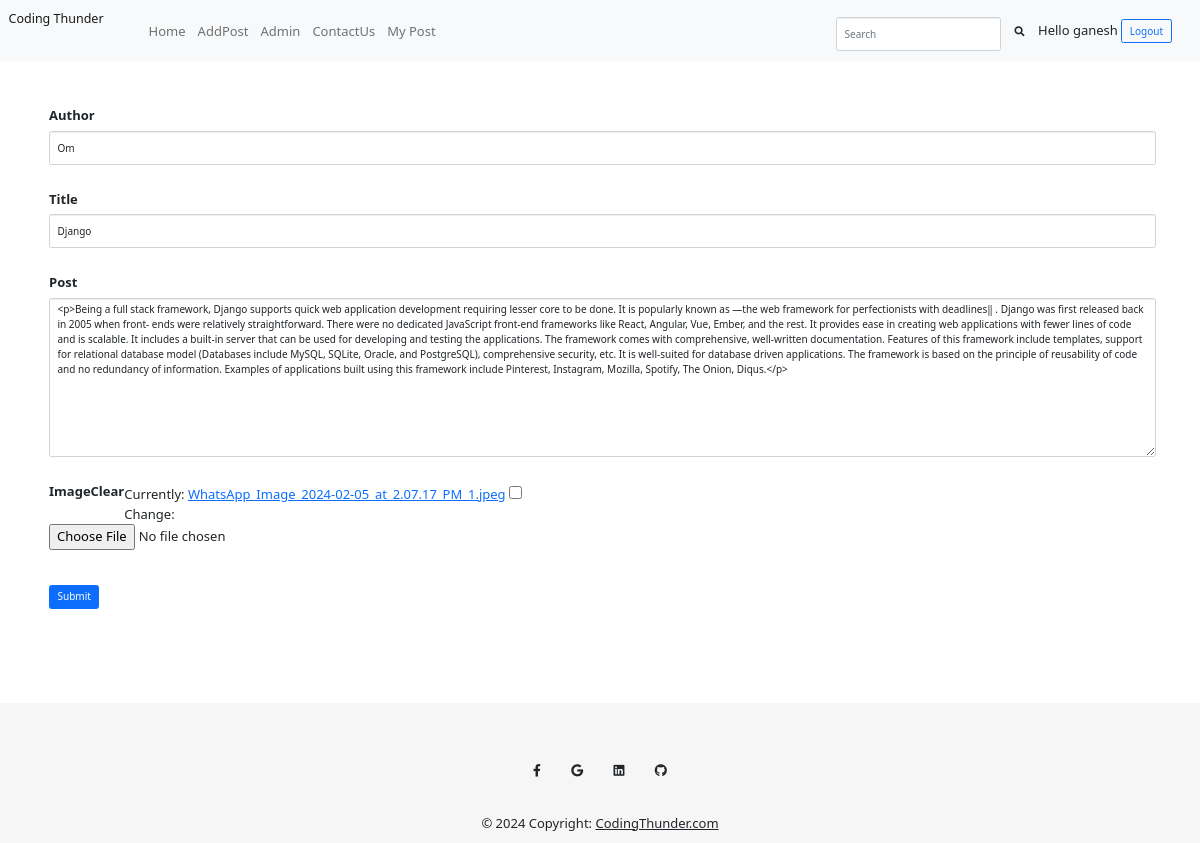
The page /edit_post/2/ (signed in) on the database its author committed.
### myblog/models.py (models this page shows, shortened)
class Post(models.Model):
    user=models.ForeignKey(User,on_delete=models.CASCADE)
    title=models.CharField(max_length=70,null=True)
    description=RichTextField(blank=True,null=True)
    date=models.DateField(default=datetime.datetime.now)
    author=models.CharField(max_length=70,null=True)
    post_image=models.ImageField(null=True,blank=True)
    likes=models.ManyToManyField(User,related_name='blog_likes')

### myblog/views.py (the view, shortened to what this page needs)
# urls.py: path('edit_post/<pk>/',views.EditPost,name='edit_post'),
@login_required(login_url='login')
def EditPost(request,pk):
    try:
        post_to_edit= Post.objects.get(pk=pk)
        user=request.user
        post_changed=False
        form=AddPostForm(instance=post_to_edit)
        context={ 'post_to_edit' : post_to_edit,'post_changed':post_changed,'form':form}
        return render(request,'edit_post.html',context)
    except Exception as e:
        print(e)
        return render(request,'mypost.html')

### myblog/forms.py
class AddPostForm(forms.ModelForm):
    class Meta:
        model=Post
        exclude= ('user','date',)
        fields=('author','title','description','post_image','date')
        widgets = {
            'author':forms.TextInput(attrs={'class':'form-control','placeholder':'Enter Author Name'}),
            'title':forms.TextInput(attrs={'class':'form-control','placeholder':'Enter Title'}),
            'description':forms.Textarea(attrs={'class':'form-control'})
        }

### templates/edit_post.html (shortened to what this page needs)
{% extends "index.html" %}
{% block content %}
<div class="container" style="display: flex; justify-content: center; padding: 4px;">
  <div class="card-body">
    <form class="row mb-5 ps-2"  method="post" enctype="multipart/form-data">
      <div class="form-group">
        <label for="formGroupExampleInput">Author</label>
        {{ form.author }}
      </div>
      <div class="form-group">
        <label for="formGroupExampleInput2">Title</label>
        {{ form.title }}
      </div>
      <div class="form-group">
        <label for="exampleFormControlTextarea1">Post</label>
          <br>
        {{ form.description }}
      </div>
      <div class="form-group">
        <label for="formGroupExampleInput2">Image</label>
        {{ form.post_image }}
      </div>
      <div class="button" style="margin-top: 2rem;">
        <button class="btn btn-md btn-primary " type="submit">Submit</button>
     </div>
    </form>
  </div>
</div>
{% endblock %}

### templates/index.html (shortened to what this page needs)
{% load static %}
<!DOCTYPE html>
<html lang="en">
<head>
    <link rel="stylesheet" href="https://use.fontawesome.com/releases/v5.12.1/css/all.css">
    <link rel="stylesheet" href="{% static 'bootstrap.css' %}" />
    <link rel="stylesheet" href="{% static 'card.css' %}" />
    <link rel="stylesheet" href="{% static 'post.css' %}" />
    <link href="https://cdn.jsdelivr.net/npm/bootstrap@5.1.3/dist/css/bootstrap.min.css" rel="stylesheet">
</head>
<body>
    <nav class="navbar navbar-expand-lg navbar-light bg-light">
        <div class="container-fluid">
          <a class="navbar-brand" href="{% url 'home' %}">Coding Thunder</a>
          <div class="collapse navbar-collapse" id="navbarSupportedContent">
            <ul class="nav nav-pills navbar-nav me-auto mb-2 mb-lg-0">
              <li class="nav-item" role="presentation">
                <a class="nav-link " aria-current="page" href="{% url 'home' %}">Home</a>
              </li>
              <li class="nav-item" role="presentation">
                <a class="nav-link" href="{% url 'addpost' %}">AddPost</a>
              </li>
              <li class="nav-item" role="presentation">
                <a class="nav-link" href="{% url 'admin_login' %}">Admin</a>
              </li>
              <li class="nav-item" role="presentation">
                <a class="nav-link" href="{% url 'contact_us' %}">ContactUs</a>
              </li>
              {% if user.is_authenticated %}
              <li class="nav-item" role="presentation">
                <a class="nav-link " href="{% url 'logged_in_user_posts' %}">My Post</a>
              </li>
              {% endif %}
            </ul>
            <form class="d-flex">
              <input class="form-control me-2" type="search" placeholder="Search" aria-label="Search">
              <button class="btn btn-default" type="submit"><i class="fa fa-search"></i></button>
            </form>
            {% if user.is_authenticated %}
            <div class="logout mx-2" >Hello {{request.user}} <a href="{% url 'logout' %}" class="btn btn-outline-primary" style="text-decoration: none;">Logout</a></div>
            {% else %}
            <div class="login mx-2"><a href="{% url 'login' %}" class="btn btn-outline-primary" style="text-decoration: none;">Login</a>
              <a href="{% url 'login' %}" class="btn btn-primary" style="text-decoration: none;">SinUp</a>
            </div>
            {% endif %}
          </div>
        </div>
      </nav>
    {% block content %}
   {% endblock %}
    <footer class="text-center text-white" style="background-color: #f6f6f6; margin-top: 5rem; overflow: hidden;width: auto;">
  <div class="container-fluid text-center text-white" style="background-color: #f6f6f6; margin-top: 5rem; overflow: hidden;width: 100%;">
    <div class="row">
    <section class="mb-4">
      <a
        class="btn btn-link btn-floating btn-lg text-dark m-1"
        href="#!"
        role="button"
        data-mdb-ripple-color="dark"
        ><i class="fab fa-facebook-f"></i
      ></a>
      <a
        class="btn btn-link btn-floating btn-lg text-dark m-1"
        href="#!"
        role="button"
        data-mdb-ripple-color="dark"
        ><i class="fab fa-google"></i
      ></a>
      <a
        class="btn btn-link btn-floating btn-lg text-dark m-1"
        href="#!"
        role="button"
        data-mdb-ripple-color="dark"
        ><i class="fab fa-linkedin"></i
      ></a>
      <a
        class="btn btn-link btn-floating btn-lg text-dark m-1"
        href="#!"
        role="button"
        data-mdb-ripple-color="dark"
        ><i class="fab fa-github"></i
      ></a>
    </div>
  </div>
  <div class="row">
  <div class="text-center text-dark p-3" style="background-color:#f6f6f6;">
    © 2024 Copyright:
    <a class="text-dark" href="#">CodingThunder.com</a>
  </div>
</div>
</footer>
</body>
</html>

### static/post.css (style rules this page uses)
body { background: #f2f2f2; font-family: 'proxima-nova-soft', sans-serif; font-size: 14px; -webkit-font-smoothing: antialiased; -moz-osx-font-smoothing: grayscale; }
.container { max-width: 800px; min-width: 640px; margin: 0 auto; }
.container:before, .container:after { content: ''; display: block; clear: both; }

### templates/index.html (style rules this page uses)
body { font-size:small; }

### templates/edit_post.html (style rules this page uses)
.form-group { margin-top: 1rem; }
.form-control { margin-top: 0.5rem; }
label { display: block; float: left; }

### rows shown on the page
Post: author "Om", title "Django", description "<p>Being a full stack framework, Django supports quick web application development requiring lesser core to be done. It is popularly known as ―the web framework for perfectionists with deadlines‖ . Django was first released back in 2005 when front- ends were relatively straightforward. There were no dedicated JavaScript front-end frameworks like React, Angular, Vue, Ember, and the rest. It provides ease in creating web applications with fewer lines of code and is scalable. It includes a built-in server that can be used for developing and testing the applications. The framework comes with comprehensive, well-written documentation. Features of this framework include templates, support for…"

### other values the page prints
{{ request.user }} "ganesh"
